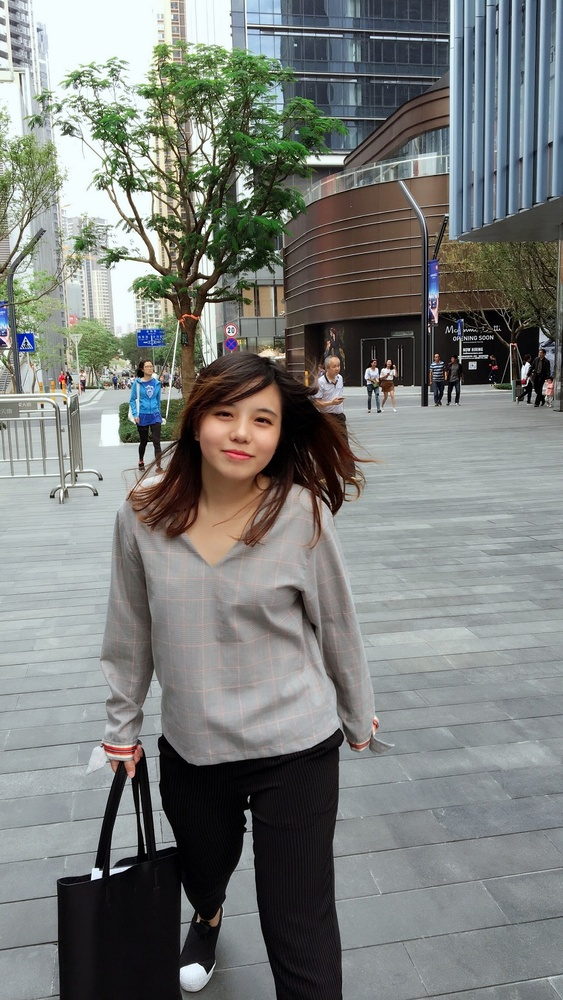
#> input picture opencv-facedetect/IMG.JPG, 563 x 1000 px, shrunk from 836 x 1486 before the run, found by its file name
$ python opencv-facedetect.py
#> lines starting #> are read from the running program, lines starting #| are printed output that depends on the picture; after the words box and inside, x2 and y2 are one past the last pixel; in counts of white or black regions, pixels touching at a corner belong together
#Encoding= utf-8
import cv2
image = cv2.imread(r'C:\Users\Paddy\dell-computer-git\hp-computer-git\opencv-facedetect\IMG.jpg')
#> image is the input picture: shape (1000, 563, 3); mean B, G, R 123, 125.8, 122.9
cv2.imshow('Faces',image)
cv2.waitKey(0)
gray = cv2.cvtColor(image,cv2.COLOR_BGR2GRAY)
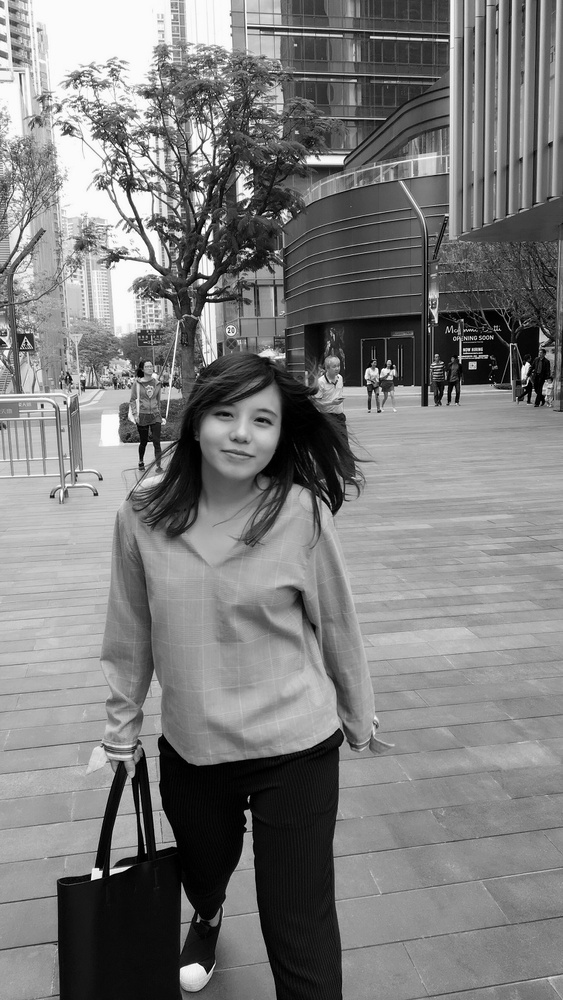
#> gray: shape (1000, 563); min 0, max 255, mean 124.6
#cv2.imshow('Gray',gray)
#加载人脸分类检测器
detector = cv2.CascadeClassifier('haarcascade_frontalface_default.xml')
detector.load(r'C:\Users\Paddy\dell-computer-git\hp-computer-git\opencv-facedetect\haarcascade_frontalface_default.xml')
#识别人脸，得到矩形区域
rects = detector.detectMultiScale(gray,scaleFactor=1.05,minNeighbors =7,
	minSize=(90,90),flags = cv2.CASCADE_SCALE_IMAGE)
#> rects = [[190, 377, 103, 103]]
#遍历list中识别到的人脸，画绿色线宽2pixcel的边框
for (x,y,w,h) in rects:
	cv2.rectangle(image,(x,y),(x+w,y+h),(0,255,0),2)
#> this loop made 1 pass
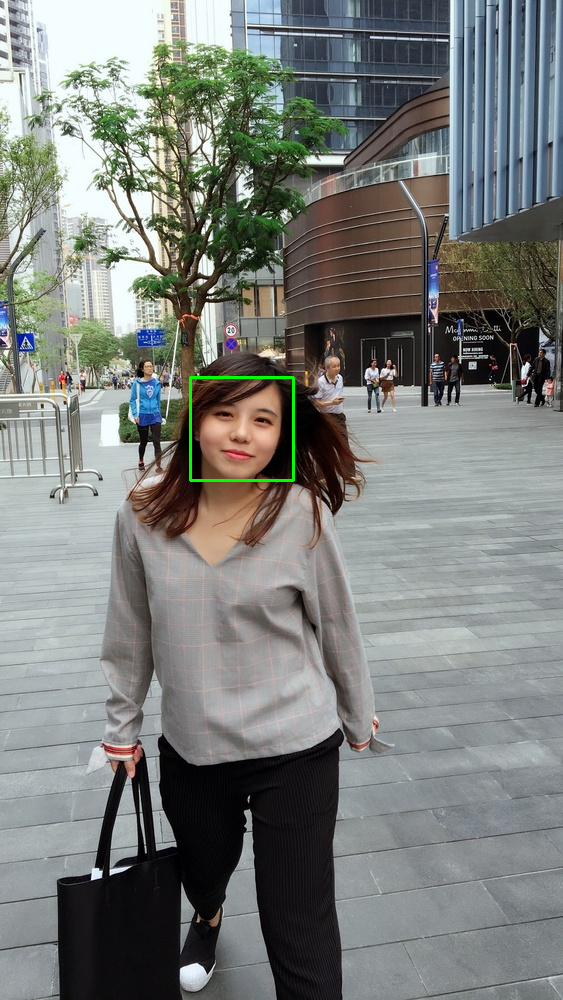
#> image: shape (1000, 563, 3); 0.22% of pixels changed, all inside (x1, y1, x2, y2) = (189, 376, 295, 482)

cv2.imshow('Faces',image)
cv2.waitKey(0)
